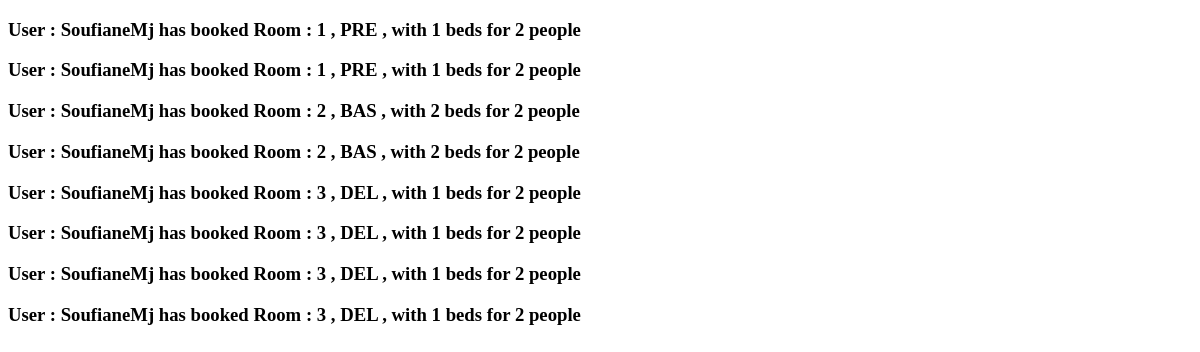
The app's page /booking_list/, older data.
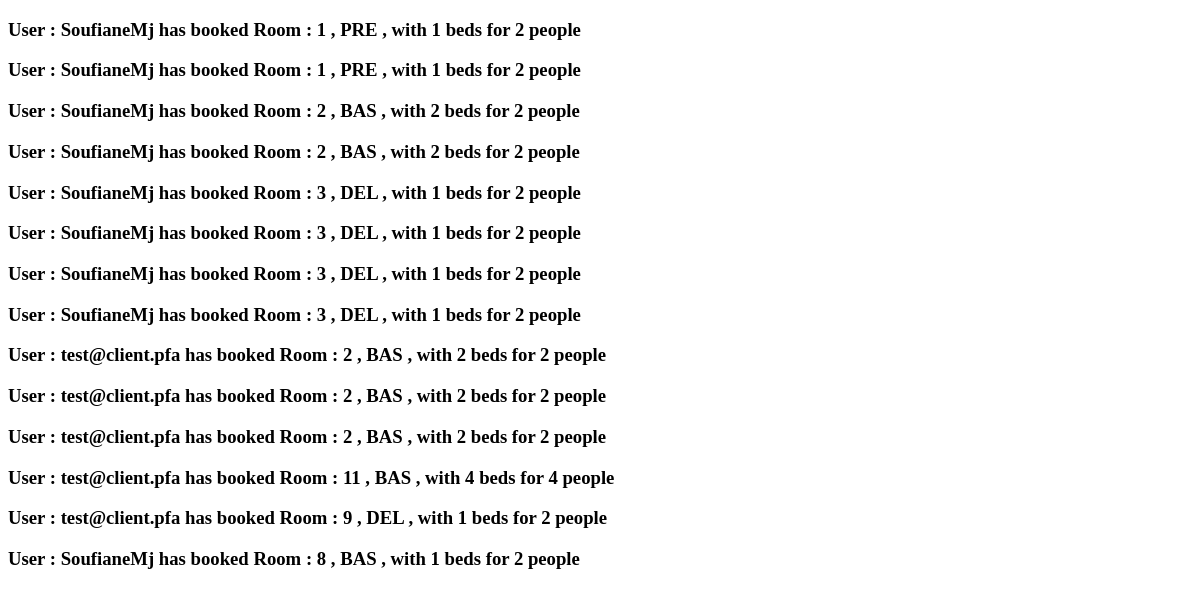
The same page, newer data.
### hotel/models.py (models this page shows)
class Booking(models.Model):
    user = models.ForeignKey(User,on_delete=models.CASCADE)
    room = models.ForeignKey(Room, on_delete=models.CASCADE)
    check_in=models.DateTimeField()
    check_out=models.DateTimeField()
    def __str__(self) :
        return f'User : {self.user} has booked {self.room}'

class Room(models.Model):
    ROOM_CATEGORIES=(
    ("PRE", "premium"),
    ("DEL", "deluxe"),
    ("BAS","basic"),
    ("QUE","Queen"),
    ("KIN","King"),
    )
    name = models.CharField(max_length=300,blank=True)
    number = models.IntegerField()
    price=models.CharField(max_length=300,blank=True)
    rating=models.FloatField(default=8.9,blank=True)
    review=models.CharField(max_length=500,blank=True)
    img=models.CharField(max_length=500,blank=True)
    adress=models.CharField(max_length=500,blank=True)
    Description=models.TextField(blank=True)
    facilities=models.TextField(blank=True)
    category = models.CharField(max_length=3, choices = ROOM_CATEGORIES)
    beds = models.IntegerField(default=1)
    capacity = models.IntegerField(default=1)
    def __str__(self) :
        return f'Room : {self.number} , {self.category} , with {self.beds} beds for {self.capacity} people'

### user/models.py (models this page shows)
class User(models.Model):
    userName = models.CharField(max_length=200)
    fName = models.CharField(max_length=200)
    lName = models.CharField(max_length=200)
    role = models.CharField(max_length=50, null=True)
    password = models.CharField(max_length=200)
    email = models.EmailField(max_length=200)
    img=models.ImageField(upload_to='images/User',null=True,blank=True)
    about = models.TextField(null=True,blank=True)
    adress = models.CharField(max_length=200,blank=True)
    def __str__(self):
        return self.userName

### hotel/views.py (the view)
# urls.py: path('booking_list/',BookingList.as_view() , name="BookingList"),
class BookingList(ListView):
    model = Booking

### hotel/templates/hotel/booking_list.html (shortened to what this page needs)
<!DOCTYPE html>
<html lang="en">
<head>
</head>
<body>
    {% for booking in booking_list %}
    <h3>{{booking}}</h3>
    {%endfor%}
</body>
</html>

Row changes from the older to the newer data that the page shows:
added Booking: user+room "User : test@client.pfa has booked Room : 2 , BAS , with 2 beds for 2 people"
added Booking: user+room "User : test@client.pfa has booked Room : 2 , BAS , with 2 beds for 2 people"
added Booking: user+room "User : test@client.pfa has booked Room : 2 , BAS , with 2 beds for 2 people"
added Booking: user+room "User : test@client.pfa has booked Room : 11 , BAS , with 4 beds for 4 people"
added Booking: user+room "User : test@client.pfa has booked Room : 9 , DEL , with 1 beds for 2 people"
added Booking: user+room "User : SoufianeMj has booked Room : 8 , BAS , with 1 beds for 2 people"
